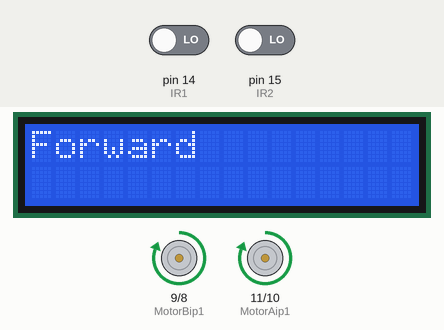
Simulated run of this sketch. Board: Arduino Uno, built with avr-gcc and run on an emulated ATmega328P. On the bench: 16×2 character LCD, motor-driver pin pairs drawn as motors (green arrow = first pin HIGH = forward, orange = second pin HIGH = backward, longer = more drive). The test bench sets the inputs (shaded band); at power-on: pin 14 (IR1) LOW, pin 15 (IR2) LOW.

Above: at 3.2 s.
3.3 s: pin 14 (IR1) driven HIGH
At 5.2 s:
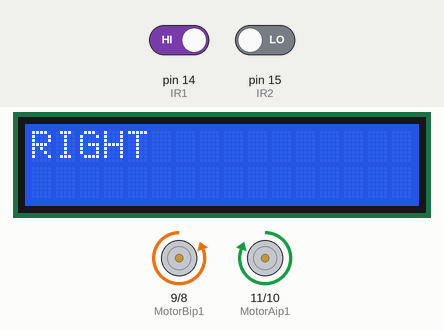
5.5 s: pin 15 (IR2) driven HIGH
At 7.1 s:
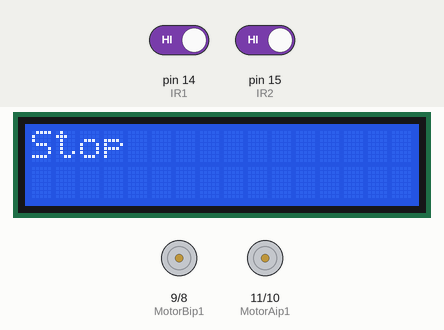
7.4 s: pin 14 (IR1) driven LOW
At 8.9 s:
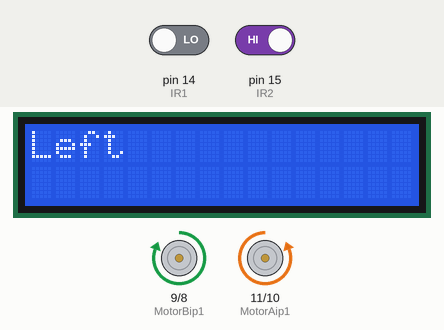
9.5 s: pin 15 (IR2) driven LOW
At 10.3 s:
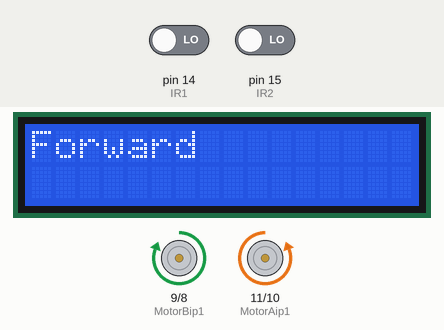
11.9 s: pin 15 (IR2) driven HIGH
At 12.3 s:
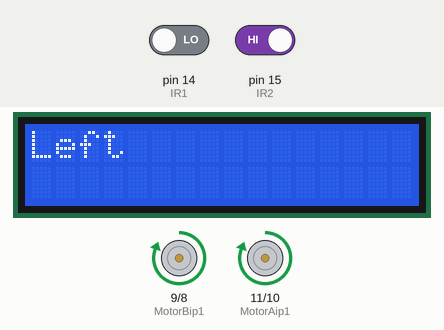
13.9 s: pin 14 (IR1) driven HIGH and pin 15 (IR2) driven LOW
At 14.7 s:
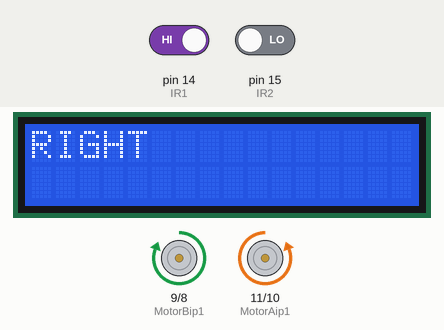
Timing chart, 0 to 16.9 s (numbered marks = the images above; inputs shaded):
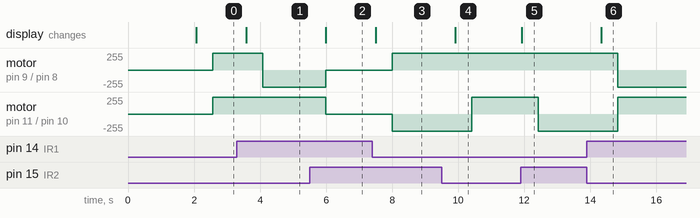

The sketch:

line_follower_ino.ino
```cpp
#include <LiquidCrystal.h>
LiquidCrystal lcd(13,12,5,4,3,2);
// Black Line Follower
int IR1=14;      //Right sensor
int IR2=15;    //left Sensor
int MotorAip1=11;
int MotorAip2=10;
// motor two

//Left motor
int MotorBip1=9;
int MotorBip2=8;
void setup()
{

  lcd.begin(16,2);
  lcd.setCursor(0,0);
  lcd.print("WELCOME TO IIST");
  lcd.setCursor(0,1);
  lcd.print("INDORE");
  delay(2000);
  lcd.clear();
  pinMode(IR1,INPUT);
  pinMode(IR2,INPUT);
  pinMode(MotorAip1,OUTPUT);
  pinMode(MotorAip2,OUTPUT);
  pinMode(MotorBip1,OUTPUT);
  pinMode(MotorBip2,OUTPUT);
}
void loop()
{

   if(digitalRead(IR1)==1 && digitalRead(IR2)==1) //IR will not glow on black line
  {
    //Stop both Motors
    digitalWrite(MotorAip1,LOW);
    digitalWrite(MotorAip2,LOW);
    digitalWrite(MotorBip1,LOW);
    digitalWrite(MotorBip2,LOW);
    lcd.clear();
    lcd.print("Stop");
    delay(500);
  }

  else if(digitalRead(IR1)==0 && digitalRead(IR2)==0)  //IR not on black line
  {
    //Move both the Motors
    lcd.clear();
    lcd.print("Forward");
    delay(500);
    digitalWrite(MotorAip1,HIGH);
    digitalWrite(MotorAip2,LOW);
    digitalWrite(MotorBip1,HIGH);
    digitalWrite(MotorBip2,LOW);

  }

  else if(digitalRead(IR1)==1 && digitalRead(IR2)==0)
  {
     lcd.clear();
     lcd.print("RIGHT");
     delay(500);
     Serial.print("RIGHT");
    digitalWrite(MotorAip1,HIGH);
    digitalWrite(MotorAip2,LOW);
    digitalWrite(MotorBip1,LOW);
    digitalWrite(MotorBip2,HIGH);
    delay(100);
  }

  else if(digitalRead(IR1)==0 && digitalRead(IR2)==1)
  {
    lcd.clear();
    lcd.print("Left");
    delay(500);
    digitalWrite(MotorAip1,LOW);
    digitalWrite(MotorAip2,HIGH);
    digitalWrite(MotorBip1,HIGH);
    digitalWrite(MotorBip2,LOW);
    delay(100);
  }

  else
  {
    //Stop both the motors
    lcd.clear();
    lcd.print("Stop");
    delay(500);
    digitalWrite(MotorAip1,LOW);
    digitalWrite(MotorAip2,LOW);
    digitalWrite(MotorBip1,LOW);
    digitalWrite(MotorBip2,LOW);

  }
}
```

Measured:
- after the input at 3.3 s, motor on pin 9 (MotorBip1) / pin 8 (MotorBip2): forward 255/255 → backward 255/255 after 0.78 s; the display: changes after 0.28 s (image 1)
- after the input at 5.5 s, motor on pin 9 (MotorBip1) / pin 8 (MotorBip2): backward 255/255 → stopped after 0.49 s; motor on pin 11 (MotorAip1) / pin 10 (MotorAip2): forward 255/255 → stopped after 0.49 s; the display: changes after 0.49 s (image 2)
- after the input at 7.4 s, motor on pin 9 (MotorBip1) / pin 8 (MotorBip2): stopped → forward 255/255 after 0.60 s; motor on pin 11 (MotorAip1) / pin 10 (MotorAip2): stopped → backward 255/255 after 0.60 s; the display: changes after 0.10 s (image 3)
- after the input at 9.5 s, motor on pin 11 (MotorAip1) / pin 10 (MotorAip2): backward 255/255 → forward 255/255 after 0.91 s; the display: changes after 0.41 s (image 4)
- after the input at 11.9 s, motor on pin 11 (MotorAip1) / pin 10 (MotorAip2): forward 255/255 → backward 255/255 after 0.52 s; the display: changes at once (image 5)
- after the input at 13.9 s, motor on pin 9 (MotorBip1) / pin 8 (MotorBip2): forward 255/255 → backward 255/255 after 0.94 s; motor on pin 11 (MotorAip1) / pin 10 (MotorAip2): backward 255/255 → forward 255/255 after 0.94 s; the display: changes after 0.44 s (image 6)
